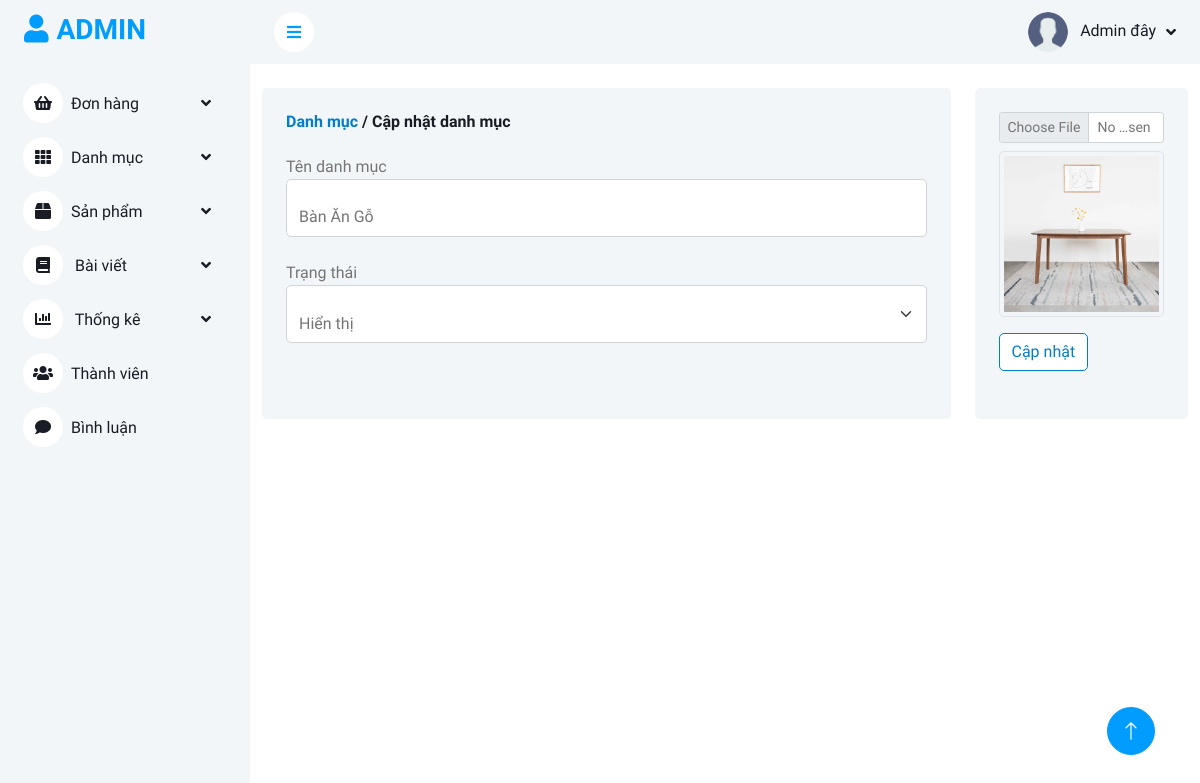
/admin/danh-muc/index.php?quanli=cap-nhat-danh-muc&id=1 (signed in), run on the app's committed database.
### tables this page shows
CREATE TABLE `categories` (
  `category_id` int(11) NOT NULL,
  `name` varchar(255) NOT NULL,
  `image` varchar(255) NOT NULL,
  `status` tinyint(1) NOT NULL DEFAULT 1
);

### admin/models_admin/pdo_library.php (called while the page is built, shortened)
<?php
function pdo_query_one($sql){
    $sql_args = array_slice(func_get_args(), 1);
    try{
        $conn = pdo_get_connection();
        $stmt = $conn->prepare($sql);
        $stmt->execute($sql_args);
        $row = $stmt->fetch(PDO::FETCH_ASSOC);
        return $row;
    }
    catch(PDOException $e){
        throw $e;
    }
    finally{
        unset($conn);
    }
}
?>

### admin/models_admin/CategoryModel.php (called while the page is built, shortened)
<?php
    class CategoryModel {
        public function select_category_by_id($category_id) {
            $sql = "SELECT * FROM categories WHERE category_id = ?";
            return pdo_query_one($sql, $category_id);
        }
    }
?>

### admin/danh-muc/edit.php (the view, shortened to what this page needs)
<?php
if(isset($_GET['id']) && $_GET['id'] > 0) {
    $category_id = $_GET['id'];
    $category_one = $CategoryModel->select_category_by_id($category_id);
    extract($category_one);
}else {
    header("Location: index.php?quanli=danh-sach-danh-muc");
}
?>
<div class="container-fluid pt-4" style="margin-bottom: 110px;">
    <form class="row g-4" action="" method="post" enctype="multipart/form-data">
        <div class="col-sm-12 col-xl-9">
            <div class="bg-light rounded h-100 p-4">
                <h6 class="mb-4">
                    <a href="index.php?quanli=danh-sach-danh-muc" class="link-not-hover">Danh mục</a>
                    / Cập nhật danh mục
                </h6>
                <label for="floatingInput">Tên danh mục</label>
                <div class="form-floating mb-4">
                    <input name="name" type="text" value="<?=$name?>" class="form-control" id="floatingInput">
                </div>
                <label for="floatingSelect">Trạng thái</label>
                <div class="form-floating mb-3">
                    <select name="status" class="form-select" id="floatingSelect">
                        <?php if($status == 1) {?>
                            <option selected value="1">Hiển thị</option>
                        <?php
                        } else{
                        ?>
                            <option value="1">Hiển thị</option>
                            <option selected value="0">Tạm ẩn</option>
                        <?php }?>
                    </select>
                </div>
            </div>
        </div>
        <div class="col-sm-12 col-xl-3">
            <div class="bg-light rounded h-100 p-4">
                <div class="mb-3">
                    <input style="background-color: #fff" name="image" class="form-control form-control-sm"
                        id="formFileSm" type="file">
                    <div class="my-2">
                        <img src="../upload/<?=$image?>" width="100%" class="img-thumbnail" alt="">
                    </div>
                </div>
                <h6 class="mb-4">
                    <input type="submit" name="update_category" value="Cập nhật" class="btn btn-custom">
                </h6>
            </div>
        </div>
    </form>
</div>

### admin/public_admin/css/style.css (style rules this page uses)
:root { --primary: #007dcc; --light: #F3F6F9; --dark: #191C24; }
.btn { transition: .5s; }

### admin/public_admin/css/custom.css (style rules this page uses)
.link-not-hover { color: #007dcc; }
.btn-custom { color: #007dcc; background-color: white; border-color: #007dcc; }

### data on the page
categories: name "Bàn Ăn Gỗ", status "Hiển thị", image (picture)
